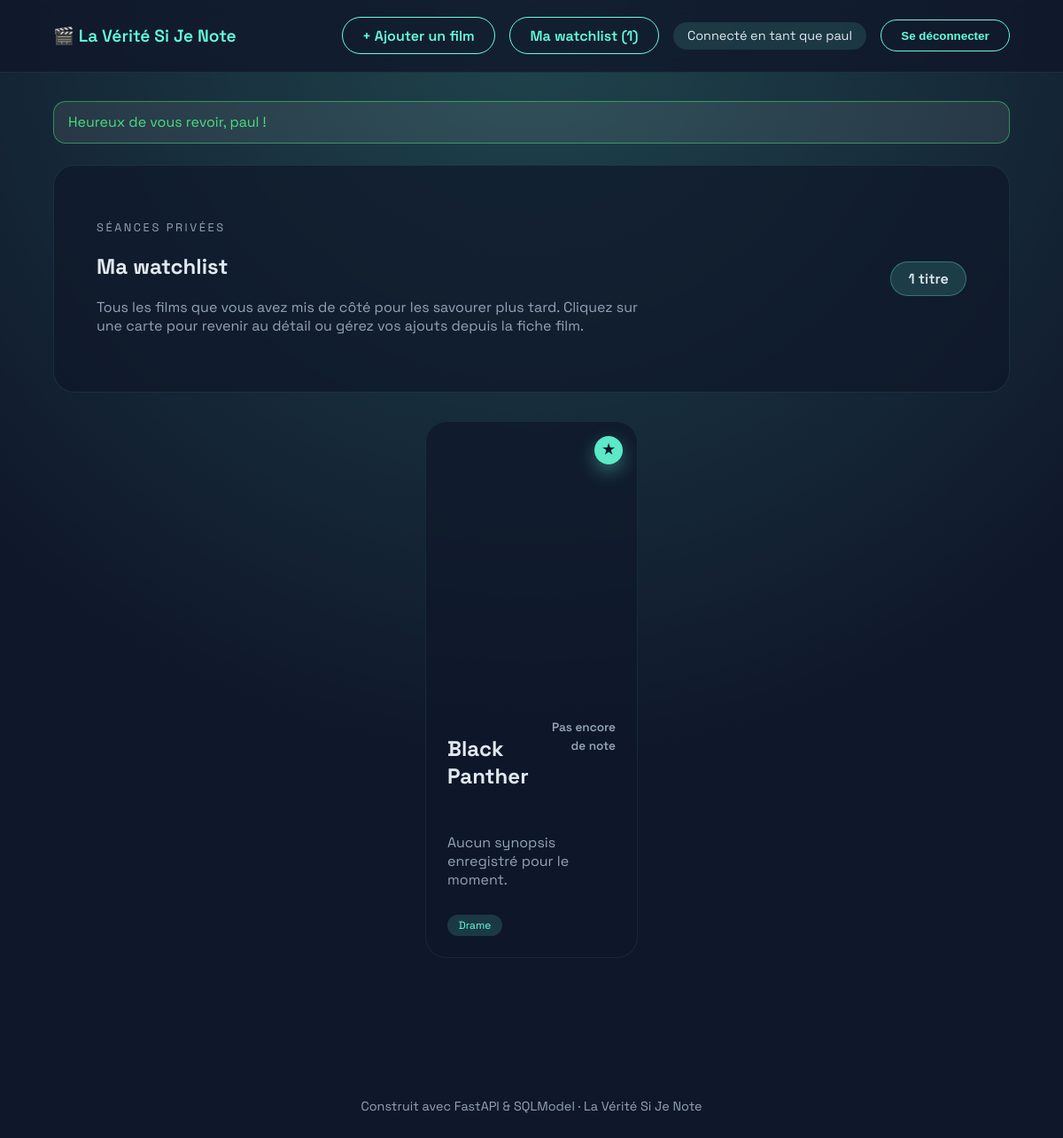
The page /watchlist (signed in) on the database its author committed.
### app/models.py (models this page shows)
class TimestampedModel(SQLModel, table=False):
    created_at: datetime = Field(default_factory=datetime.utcnow, nullable=False)
    updated_at: datetime = Field(default_factory=datetime.utcnow, nullable=False)

class User(TimestampedModel, table=True):
    id: Optional[int] = Field(default=None, primary_key=True)
    username: str = Field(
        sa_column=Column("username", String(80), unique=True, index=True, nullable=False)
    )
    email: str = Field(
        sa_column=Column("email", String(255), unique=True, index=True, nullable=False)
    )
    hashed_password: str = Field(nullable=False)
    bio: Optional[str] = Field(default=None, max_length=500)
    reviews: list["Review"] = Relationship(
        sa_relationship=relationship("Review", back_populates="user")
    )
    watchlist_items: list["WatchlistItem"] = Relationship(
        sa_relationship=relationship(
            "WatchlistItem",
            back_populates="user",
            cascade="all, delete-orphan",
        )
    )

class Film(TimestampedModel, table=True):
    id: Optional[int] = Field(default=None, primary_key=True)
    external_id: Optional[str] = Field(default=None, index=True)
    title: str
    overview: Optional[str] = Field(default=None)
    release_year: Optional[int] = Field(default=None, index=True)
    poster_url: Optional[str] = Field(default=None)
    backdrop_url: Optional[str] = Field(default=None)
    runtime_minutes: Optional[int] = Field(default=None)
    director: Optional[str] = Field(default=None)
    country: Optional[str] = Field(default=None)
    tags: list[Tag] = Relationship(
        sa_relationship=relationship(
            "Tag",
            secondary=FilmTagLink.__table__,
            back_populates="films",
        )
    )
    reviews: list["Review"] = Relationship(
        sa_relationship=relationship("Review", back_populates="film")
    )
    watchlist_items: list["WatchlistItem"] = Relationship(
        sa_relationship=relationship(
            "WatchlistItem",
            back_populates="film",
            cascade="all, delete-orphan",
        )
    )

class Tag(SQLModel, table=True):
    id: Optional[int] = Field(default=None, primary_key=True)
    name: str = Field(sa_column=Column(String(80), unique=True, index=True, nullable=False))
    films: list["Film"] = Relationship(
        sa_relationship=relationship(
            "Film",
            secondary=FilmTagLink.__table__,
            back_populates="tags",
        )
    )

### app/routers/watchlist.py (the view)
@router.get("/watchlist")
def watchlist_page(
    request: Request,
    session: Session = Depends(get_session),
    current_user: User = Depends(require_user),
):
    watchlist_films = fetch_watchlist(session, current_user)
    watchlist_ids = {film.id for film in watchlist_films}
    cards = _cards_payload(watchlist_films, watchlist_ids)
    return templates.TemplateResponse(
        "films/watchlist.html",
        template_context(
            request,
            current_user=current_user,
            watchlist=watchlist_films,
            watchlist_ids=watchlist_ids,
            films=cards,
        ),
    )

### app/templates/films/watchlist.html (shortened to what this page needs)
{% extends "base.html" %}
{% block content %}
<section class="page-header">
    <div>
        <p class="eyebrow">Séances privées</p>
        <h1>Ma watchlist</h1>
        <p class="lead">
            Tous les films que vous avez mis de côté pour les savourer plus tard. Cliquez sur une carte pour revenir au détail ou gérez vos ajouts depuis la fiche film.
        </p>
    </div>
    <div class="chip-counter">
        {{ watchlist|length }} titre{% if watchlist|length > 1 %}s{% endif %}
    </div>
</section>
<section class="watchlist-grid">
    {% if not films %}
        <div class="empty-state">
            <p>Votre watchlist est vide. Ajoutez un film depuis sa page pour le retrouver ici.</p>
        </div>
    {% else %}
        {% include "films/_cards.html" %}
    {% endif %}
</section>
{% endblock %}

### app/templates/base.html (shortened to what this page needs)
<!DOCTYPE html>
<html lang="fr">
<head>
    <link rel="stylesheet" href="{{ url_for('static', path='css/style.css') }}">
</head>
<body>
    <header class="app-header">
        <div class="brand">
            <a href="/films">🎬 {{ settings.app_name }}</a>
        </div>
        <nav>
            {% if current_user %}
            <a class="btn ghost" href="/tmdb/search">+ Ajouter un film</a>
            <a class="btn ghost" href="/watchlist">Ma watchlist ({{ watchlist|length }})</a>
            <span class="user-chip">Connecté en tant que {{ current_user.username }}</span>
            <form action="/logout" method="post">
                <button type="submit" class="btn ghost">Se déconnecter</button>
            </form>
            {% else %}
            <a class="btn ghost" href="/login">Connexion</a>
            <a class="btn" href="/register">Inscription</a>
            {% endif %}
        </nav>
    </header>
    <main>
        {% if messages %}
        <div class="flash-wrapper">
            {% for msg in messages %}
            <div class="flash {{ msg.category }}">{{ msg.message }}</div>
            {% endfor %}
        </div>
        {% endif %}
        {% block content %}{% endblock %}
    </main>
    <footer>
        <p>Construit avec FastAPI & SQLModel · {{ settings.app_name }}</p>
    </footer>
</body>
</html>

### app/templates/films/_cards.html (shortened to what this page needs)
{% for item in films %}
    {% set film = item.film %}
    <article class="film-card {% if item.in_watchlist %}is-watchlisted{% endif %}">
        <a href="/films/{{ film.id }}">
            <div class="poster" style="background-image: url('{{ film.poster_url or '' }}');"></div>
            {% if item.in_watchlist %}
                <span class="watchlist-badge">★</span>
            {% endif %}
        </a>
        <div class="film-info">
            <div class="film-head">
                <div>
                    <h2>{{ film.title }}</h2>
                </div>
                <div class="rating">
                    {% if item.avg_rating %}
                        <span>{{ item.avg_rating }} ★</span>
                        <small>{{ item.review_count }} avis</small>
                    {% else %}
                        <span class="muted">Pas encore de note</span>
                    {% endif %}
                </div>
            </div>
            <p class="overview">{{ film.overview or "Aucun synopsis enregistré pour le moment." }}</p>
            <div class="tags">
                {% for tag in film.tags %}
                    <span>{{ tag.name }}</span>
                {% endfor %}
            </div>
        </div>
    </article>
{% endfor %}

### app/static/css/style.css (style rules this page uses)
:root { --bg: #0f172a; --card: rgba(15, 23, 42, 0.7); --card-strong: rgba(15, 23, 42, 0.95); --accent: #64ffda; --accent-soft: rgba(100, 255, 218, 0.15); --text: #e2e8f0; --muted: #94a3b8; --error: #f87171; --success: #4ade80; font-family: "Space Grotesk", system-ui, -apple-system, BlinkMacSystemFont, "Segoe UI", sans-serif; }
* { box-sizing: border-box; }
body { margin: 0; background: radial-gradient(circle at top, rgba(100, 255, 218, 0.2), transparent 60%), var(--bg); color: var(--text); min-height: 100vh; }
a { color: var(--accent); text-decoration: none; }
main { padding: 2rem clamp(1rem, 5vw, 4rem) 4rem; position: relative; z-index: 1; }
.app-header { display: flex; justify-content: space-between; align-items: center; padding: 1.2rem clamp(1rem, 5vw, 4rem); position: sticky; top: 0; z-index: 2; background: rgba(15, 23, 42, 0.8); backdrop-filter: blur(12px); border-bottom: 1px solid rgba(100, 255, 218, 0.1); }
.brand a { font-weight: 600; font-size: 1.2rem; }
nav { display: flex; gap: 1rem; align-items: center; }
.btn { border: none; background: var(--accent); color: #0f172a; padding: 0.6rem 1.4rem; border-radius: 999px; font-weight: 600; cursor: pointer; transition: transform 0.2s ease, box-shadow 0.2s ease; display: inline-block; }
.btn.ghost { background: transparent; border: 1px solid var(--accent); color: var(--accent); }
.user-chip { padding: 0.4rem 1rem; border-radius: 999px; background: rgba(100, 255, 218, 0.12); font-size: 0.9rem; }
footer { text-align: center; padding: 2rem 1rem 3rem; color: var(--muted); font-size: 0.9rem; }
.eyebrow { text-transform: uppercase; letter-spacing: 0.2em; color: var(--muted); font-size: 0.8rem; }
.lead { color: var(--muted); max-width: 60ch; }
.grid.grid-compact, .watchlist-grid { grid-template-columns: repeat(auto-fit, minmax(190px, 220px)); }
.watchlist-grid { margin-bottom: 3rem; }
.grid .film-card, .watchlist-grid .film-card { width: 100%; max-width: 240px; margin: 0 auto; }
.grid .poster, .watchlist-grid .poster { padding-top: 130%; }
.film-card { background: var(--card); border: 1px solid rgba(100, 255, 218, 0.08); border-radius: 24px; overflow: hidden; display: flex; flex-direction: column; transition: transform 0.25s ease, border 0.25s ease; position: relative; }
.poster { padding-top: 140%; background-size: cover; background-position: center; filter: saturate(1.2); }
.film-info { padding: 1.5rem; display: flex; flex-direction: column; gap: 0.8rem; }
.film-head { display: flex; justify-content: space-between; gap: 0.5rem; }
.rating { text-align: right; }
.rating span { font-weight: 600; }
.overview { color: var(--muted); min-height: 3em; }
.tags { display: flex; gap: 0.5rem; flex-wrap: wrap; }
.tags span { font-size: 0.75rem; padding: 0.25rem 0.8rem; border-radius: 999px; background: var(--accent-soft); color: var(--accent); }
.flash-wrapper { display: flex; flex-direction: column; gap: 0.5rem; margin-bottom: 1.5rem; }
.flash { padding: 0.8rem 1rem; border-radius: 14px; background: rgba(255, 255, 255, 0.08); border: 1px solid rgba(255, 255, 255, 0.15); transition: opacity 0.4s ease, transform 0.4s ease; }
.flash.success { border-color: rgba(74, 222, 128, 0.5); color: var(--success); }
.watchlist-badge { position: absolute; top: 1rem; right: 1rem; background: rgba(100, 255, 218, 0.9); color: #0f172a; width: 32px; height: 32px; border-radius: 50%; display: flex; align-items: center; justify-content: center; font-weight: 700; box-shadow: 0 8px 20px rgba(100, 255, 218, 0.35); }
.page-header { display: flex; justify-content: space-between; align-items: flex-start; gap: 1.5rem; background: var(--card); border: 1px solid rgba(100, 255, 218, 0.1); border-radius: 24px; padding: clamp(1.5rem, 5vw, 3rem); margin-bottom: 2rem; }
.chip-counter { align-self: center; padding: 0.5rem 1.2rem; border-radius: 999px; background: rgba(100, 255, 218, 0.15); border: 1px solid rgba(100, 255, 218, 0.3); font-weight: 600; }
.muted { color: var(--muted); font-size: 0.85rem; }

### rows shown on the page
User: username "paul"
Film: title "Black Panther", overview "Aucun synopsis enregistré pour le moment."
Tag: name "Drame"

### other values the page prints
{{ settings.app_name }} "La Vérité Si Je Note"
{{ watchlist|length }} "1"
{{ msg.message }} "Heureux de vous revoir, paul !"
